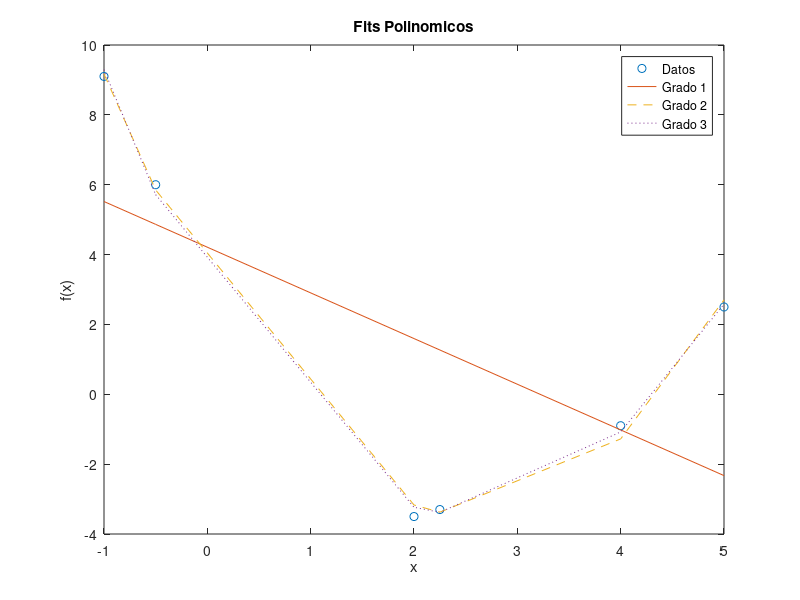

Here is the MATLAB script that generated this plot: (Note: this script raises an error after producing the figure.)
%TP4-Ejercicio1 

% Borramos la ventana de comandos y las variables previas
clc
clear

% Definimos los puntos de datos
x = [-1, -0.5, 2, 2.25, 4, 5];
y = [9.1, 6, -3.5, -3.3, -0.9, 2.5];

% Calculamos los fits polinomicos usando minimos cuadrados
p1 = polyfit(x,y,1); %polinomio grado 1
p2 = polyfit(x,y,2); %polinomio grado 2
p3 = polyfit(x,y,3); %polinomio grado 3

% Graficamos los datos y los fits polinomicos
figure;
plot(x, y, 'o',x,polyval(p1,x),'-',x,polyval(p2,x),'--',x,polyval(p3,x),':');
legend('Datos','Grado 1','Grado 2','Grado 3');
xlabel('x');
ylabel('f(x)');
title('Fits Polinomicos');

% Indicador de la cantidad del fit
R2_1 = rsquare(y, polyval(p1, x));
R2_2 = rsquare(y, polyval(p2, x));
R2_3 = rsquare(y, polyval(p3, x));

for i = 1:3
    p = polyfit(x, y, i);  % calculamos fit polinomico de grado i
    y_fit = polyval(p, x);  % evaluamos los fit polinomicos en los valores de x
    R2 = rsquare(y, y_fit);  % calculamos el valor de R-squared 
    fprintf('Grado del fit polinomico: %d R2 = %.4f\n', i, R2);
end

function R2 = rsquare(y, y_fit)
    % Calculamos la media de los datos
    y_mean = mean(y);
    
    % Calculamos la suma de los cuadrados residuales
    SS_res = sum((y - y_fit).^2);
    
    % Calculamos la suma de la diferencia de cuadrados de la media
    SS_tot = sum((y - y_mean).^2);
    
    % Calculamos R-squared
    R2 = 1 - (SS_res / SS_tot);
end
